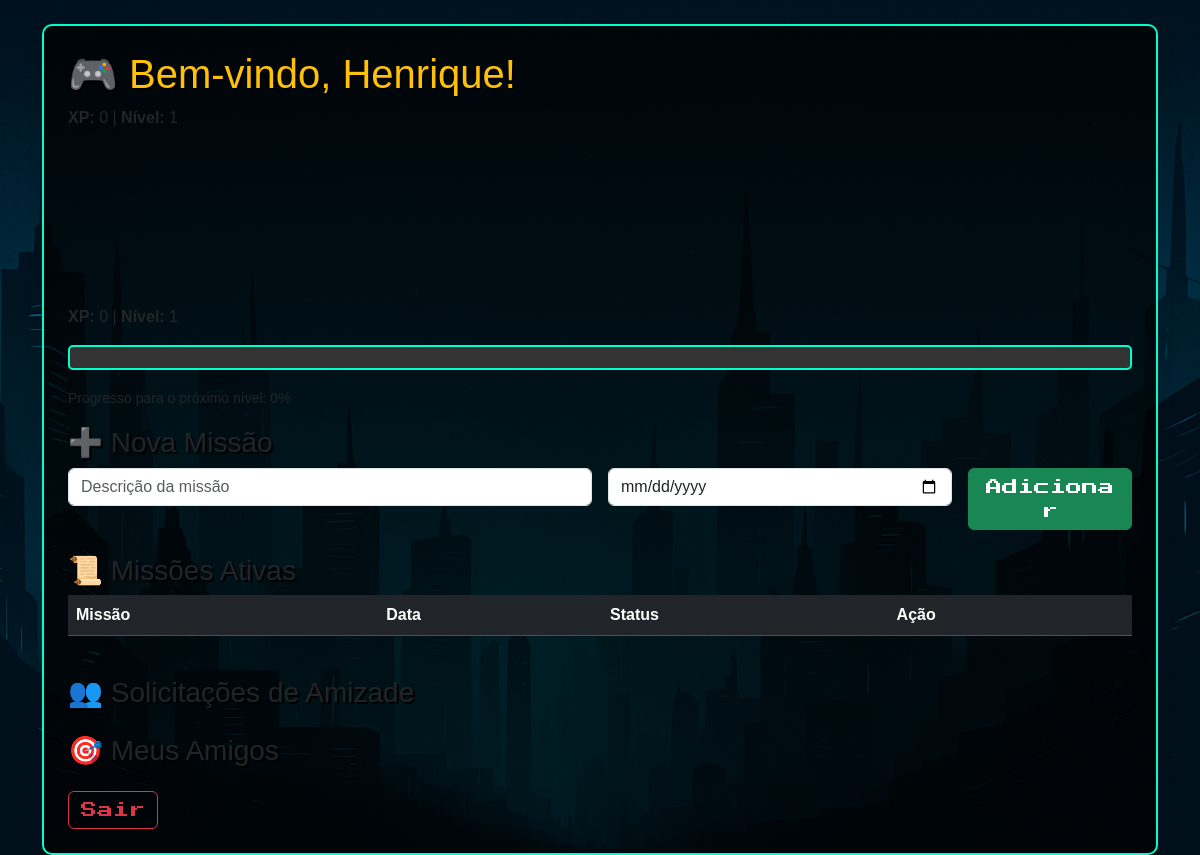
Screenshot of /index (signed in) with the database file from the repository.
### app.py (models this page shows, shortened)
class Usuario(db.Model):
    __tablename__ = "usuarios"   # nome único
    id = db.Column(db.Integer, primary_key=True)
    nome = db.Column(db.String(50), nullable=False)
    email = db.Column(db.String(100), unique=True, nullable=False)
    senha = db.Column(db.String(200), nullable=False)
    xp = db.Column(db.Integer, default=0)
    nivel = db.Column(db.Integer, default=1)
    musica_url = db.Column(db.String(300), nullable=True)
    autoplay = db.Column(db.Boolean, default=True)
    tarefas = db.relationship("Tarefa", backref="usuario", lazy=True)

### app.py (the view)
@app.route("/index")
def index():
    usuario = None
    usuario_amizades = []
    if "usuario_id" in session:
        usuario = Usuario.query.get(session["usuario_id"])
        usuario_amizades = Amizade.query.filter(
            (Amizade.remetente_id == usuario.id) | (Amizade.destinatario_id == usuario.id)
        ).all()
    return render_template("index.html", usuario=usuario, usuario_amizades=usuario_amizades)

### templates/index.html (shortened to what this page needs)
<!DOCTYPE html>
<html lang="pt-br">
<head>
    <link href="https://cdn.jsdelivr.net/npm/bootstrap@5.3.2/dist/css/bootstrap.min.css" rel="stylesheet">
</head>
<body>
<div class="container mt-4">
    {% if usuario %}
        <div class="card shadow p-4">
            <h1 class="text-warning">🎮 Bem-vindo, {{ usuario.nome }}!</h1>
        <div>
<p><strong>XP:</strong> {{ usuario.xp }} | <strong>Nível:</strong> {{ usuario.nivel }}</p>
<iframe data-testid="embed-iframe" style="border-radius:12px"
        src="https://open.spotify.com/embed/playlist/741HfcYMK871cpb3gNXBs9?
        utm_source=generator&theme=0" width="100%" height="152" frameBorder="0"
       allowfullscreen="" allow="?autoplay=1; clipboard-write; encrypted-media; fullscreen;
        picture-in-picture" loading="lazy"></iframe>
            <p><strong>XP:</strong> {{ usuario.xp }} | <strong>Nível:</strong> {{ usuario.nivel }}</p>
            {% set xp_per_level = usuario.nivel * 50 %}
            {% set xp_in_level = usuario.xp % xp_per_level %}
            {% set xp_percent = (xp_in_level * 100) // xp_per_level %}
            <div class="xp-bar mb-3">
            </div>
            <small>Progresso para o próximo nível: {{ xp_percent }}%</small>
            <h3 class="mt-3">➕ Nova Missão</h3>
            <form method="POST" action="{{ url_for('add_tarefa') }}" class="row g-3">
                <div class="col-md-6">
                    <input type="text" name="descricao" class="form-control" placeholder="Descrição da missão" required>
                </div>
                <div class="col-md-4">
                    <input type="date" name="dia" class="form-control">
                </div>
                <div class="col-md-2">
                    <button type="submit" class="btn btn-success w-100">Adicionar</button>
                </div>
            </form>
            <h3 class="mt-4">📜 Missões Ativas</h3>
            <div class="table-responsive">
                <table class="table table-dark table-striped table-hover">
                    <thead>
                        <tr>
                            <th>Missão</th>
                            <th>Data</th>
                            <th>Status</th>
                            <th>Ação</th>
                        </tr>
                    </thead>
                </table>
            </div>
             <h3 class="mt-4">👥 Solicitações de Amizade</h3>
<h3 class="mt-4">🎯 Meus Amigos</h3>
            <a href="{{ url_for('logout') }}" class="btn btn-outline-danger mt-2">Sair</a>
        </div>
    {% endif %}
</div>
 </body>
</html>

### templates/index.html (style rules this page uses)
body { background: url("../static/tarefas_xp_fundo.png") no-repeat center center fixed; background-size: cover; color: white; font-family: 'Arial', sans-serif; margin: 0; padding: 0; }
h1, h2, h3 { text-shadow: 2px 2px #000; }
.card { background-color: rgba(0,0,0,0.7); border: 2px solid #00ffcc; border-radius: 10px; }
.btn { font-family: 'Press Start 2P', cursive; }
.xp-bar { height: 25px; background: #333; border: 2px solid #00ffcc; border-radius: 5px; overflow: hidden; }

### rows the page displays
Usuario: nome "Henrique", xp "0", nivel "1"

### other values shown
{{ xp_percent }} "0"
